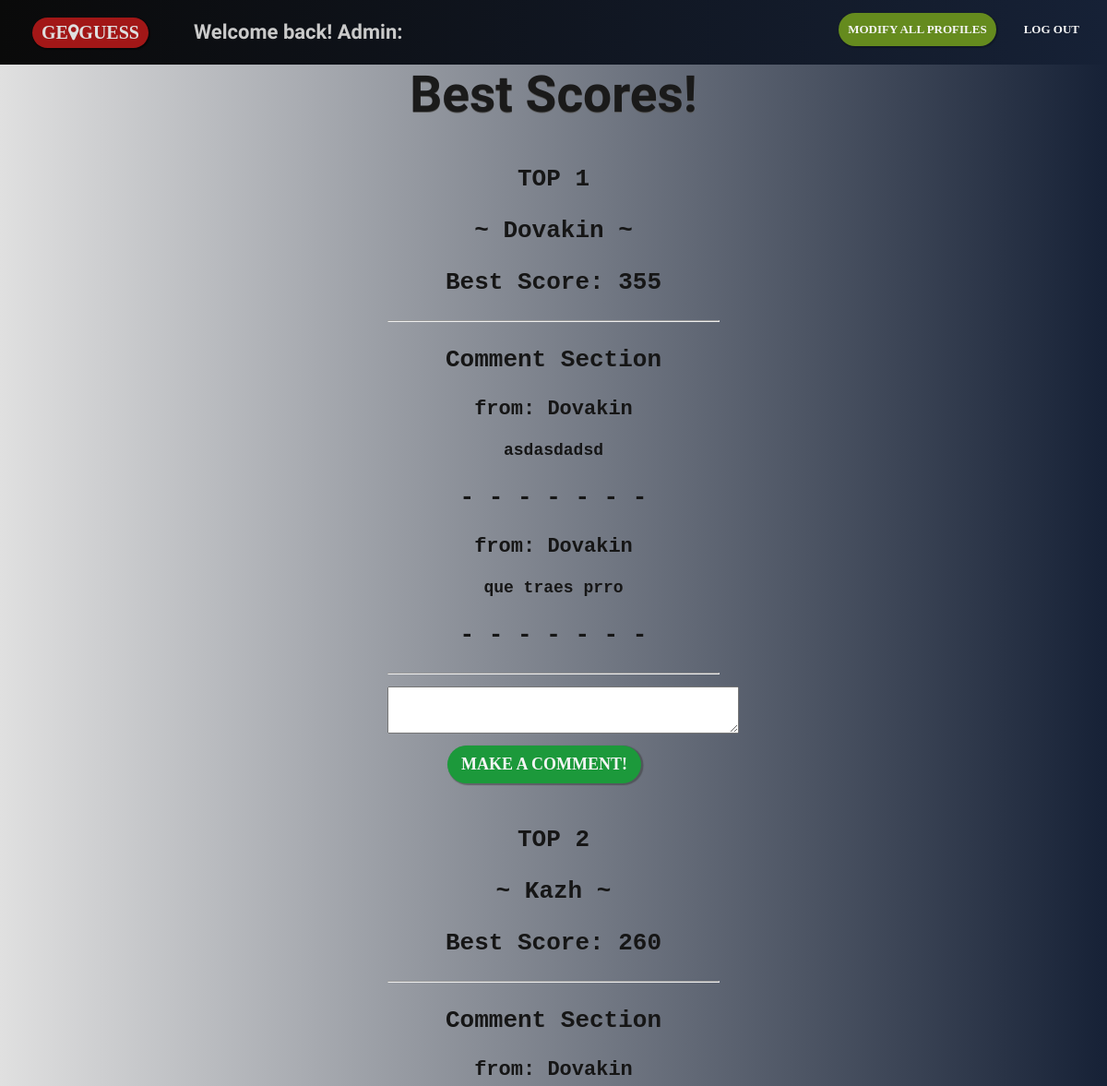
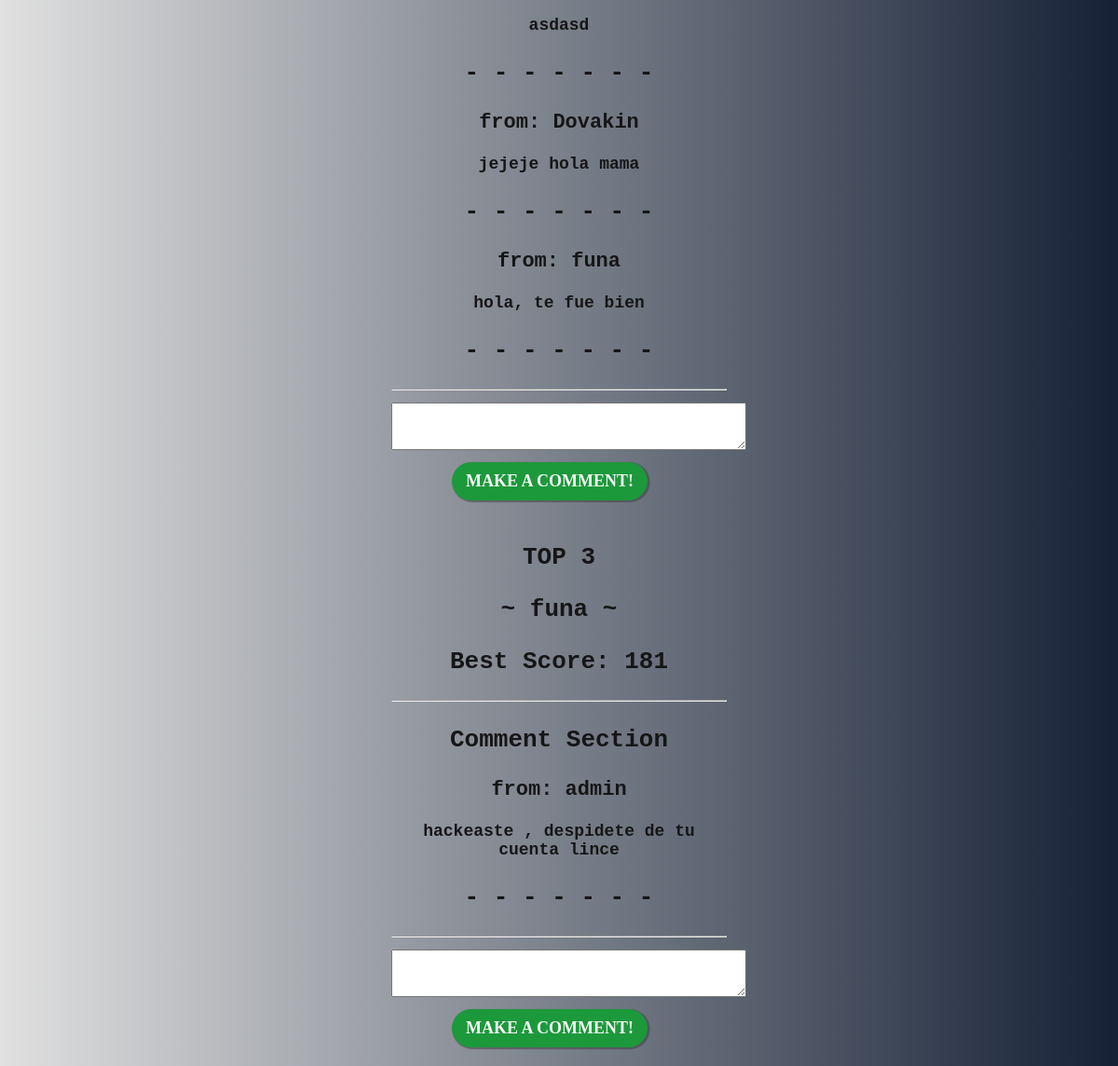
Screenshot of /BestScores.php with the database file from the repository (2 pictures, top to bottom).
### tables this page shows
CREATE TABLE IF NOT EXISTS `usuarios` (
  `idUsuario` int(11) NOT NULL AUTO_INCREMENT,
  `Nombre` varchar(20) NOT NULL,
  `Alias` varchar(200) NOT NULL,
  `Pwd` varchar(30) NOT NULL,
  `Rol` varchar(20) NOT NULL,
  `Score` int(11) NOT NULL,
  PRIMARY KEY (`idUsuario`),
  UNIQUE KEY `Nombre` (`Nombre`)
);

CREATE TABLE IF NOT EXISTS `comentarios` (
  `idRecibidor` int(11) NOT NULL,
  `Texto` varchar(200) NOT NULL,
  `Enviador` varchar(200) NOT NULL
);

### BestScores.php (the view, shortened to what this page needs)
<?php
    $conn=conectarBD();
    $first = array( "id" => 0,
                    "score" => 0,
                    "alias" => "");
    $second = array( "id" => 0,
                    "score" => 0,
                    "alias" => "");
    $third = array( "id" => 0,
                    "score" => 0,
                    "alias" => "");
    $qry = "select idUsuario, Score, Alias from usuarios";
    $rs = mysql_query($qry, $conn)
        or die ("No fue posible recuperar la informacion de los usuarios.". mysql_error());
    while($datos = mysql_fetch_object($rs))
    {
        if($datos->Score > $first['score'])
        {
            if($first['score']>0)
            {
                $third['id'] = $second['id'];
                $third['alias'] = $second['alias'];
                $third['score'] = $second['score'];
                $second['id'] = $first['id'];
                $second['alias'] = $first['alias'];
                $second['score'] = $first['score'];
            }
            $first['id'] = $datos->idUsuario;
            $first['alias'] = $datos->Alias;
            $first['score'] = $datos->Score;
        }
        else
        {
            if($datos->Score > $second['score'])
            {
                if($second['score']>0)
                {
                    $third['id'] = $second['id'];
                    $third['alias'] = $second['alias'];
                    $third['score'] = $second['score'];
                }
                $second['id'] = $datos->idUsuario;
                $second['alias'] = $datos->Alias;
                $second['score'] = $datos->Score;
            }
            else
            {
                if($datos->Score > $third['score'])
                {
                    $third['id'] = $datos->idUsuario;
                    $third['alias'] = $datos->Alias;
                    $third['score'] = $datos->Score;
                }
            }
        }
    }
?>
<!DOCTYPE html>
<html lang="en">
<head>
    <link rel="stylesheet" href="StylesSigninpage.css">
    <link rel="stylesheet" href="https://cdnjs.cloudflare.com/ajax/libs/font-awesome/4.7.0/css/font-awesome.min.css">
        </head>
        <body>
        <form action="BestScores.php" method="get">
            <div id="headder">
            <a id="logo-main" href="Mainpage.php">ge<i class="fa fa-map-marker"></i>guess </a>
            <?php
                if($usuario->Rol=="General") {
                    echo "<p> Welcome back! User: " . $usuario->Alias . " </p>";
                    echo '<a class="hdrOpt" id="login" href="logout.php">log out</a>';
                    echo '<a class="hdrOpt" id="signup" href="modify.php?idU='.$_SESSION['idU'].'">modify profile</a>';
                }
                else{
                    echo "<p> Welcome back! Admin: " . $usuario->Alias . " </p>";
                    echo '<a class="hdrOpt" id="login" href="logout.php">log out</a>';
                    echo '<a class="hdrOpt" id="signup" href="modifyall.php">modify all profiles</a>';
                }
            ?>
            </div>
            <div id="containerAll">
                <div id="containerLayoutAll">
                    <h2 id="textHeader">Best Scores!</h2>
                    <div id="FormBox">
                        <?php
                        if($first['score'] > 0 )
                        {
                            echo "<p> TOP 1 </p>";
                            echo "<p>~ <b>".$first['alias']."</b> ~</p>";
                            echo "<p> Best Score: <b>".$first['score']."</b></p>";
                            echo "<hr/>";
                            echo "<p> <b>Comment Section</b> </p>";
                            $qry = "select Texto, Enviador from comentarios where idRecibidor = ".$first['id']."";
                            $rs = mysql_query($qry, $conn)
                                or die ("No fue posible recuperar la informacion de los usuarios.". mysql_error());
                            while($coment = mysql_fetch_object($rs))
                            {
                                echo "<p style='font-size:22px;'>from: <b>".$coment->Enviador."</b></p>";
                                echo "<p style='font-size:18px;'> ".$coment->Texto." </p>";
                                echo "<p>- - - - - - - </p>";
                            }
                            echo "<hr/>";
                            echo '<textarea name = "TextFirst" rows = "3"cols = "45"></textarea>';
                            echo '<input id="Aceptbut" type="submit" value="make a comment!">';
                            echo "<br/>";
                            if($second['score'] > 0 )
                            {
                                echo "<p> TOP 2 </p>";
                                echo "<p>~ <b>".$second['alias']."</b> ~</p>";
                                echo "<p> Best Score: <b>".$second['score']."</b></p>";
                                echo "<hr/>";
                                echo "<p> <b>Comment Section</b> </p>";
                                $qry = "select Texto, Enviador from comentarios where idRecibidor = ".$second['id']."";
                                $rs = mysql_query($qry, $conn)
                                    or die ("No fue posible recuperar la informacion de los usuarios.". mysql_error());
                                while($coment = mysql_fetch_object($rs))
                                {
                                    echo "<p style='font-size:22px;'>from: <b>".$coment->Enviador."</b></p>";
                                    echo "<p style='font-size:18px;'> ".$coment->Texto." </p> ";
                                    echo "<p>- - - - - - - </p>";
                                }
                                echo "<hr/>";
                                echo '<textarea name = "TextSecond" rows = "3"cols = "45"></textarea>';
                                echo '<input id="Aceptbut" type="submit" value="make a comment!">';
                                echo "<br/>";
                                if($third['score'] > 0 )
                                {
                                    echo "<p> TOP 3 </p>";
                                    echo "<p>~ <b>".$third['alias']."</b> ~</p>";
                                    echo "<p> Best Score: <b>".$third['score']."</b></p>";
                                    echo "<hr/>";
                                    echo "<p> <b>Comment Section</b> </p>";
                                    $qry = "select Texto, Enviador from comentarios where idRecibidor = ".$third['id']."";
                                    $rs = mysql_query($qry, $conn)
                                        or die ("No fue posible recuperar la informacion de los usuarios.". mysql_error());
                                    while($coment = mysql_fetch_object($rs))
                                    {
                                        echo "<p style='font-size:22px;'>from: <b>".$coment->Enviador."</b></p>";
                                        echo "<p style='font-size:18px;'> ".$coment->Texto." </p>";
                                        echo "<p>- - - - - - - </p>";
                                    }
                                    echo "<hr/>";
                                    echo '<textarea name = "TextThird" rows = "3"cols = "45"></textarea>';
                                    echo '<input id="Aceptbut" type="submit" value="make a comment!">';
                                    echo "<br/>";
                                }
                            }
                        }
                        ?>
                    </div>
                </div>
            </div>
        </form>
        </body>
</html>

### StylesSigninpage.css (style rules this page uses)
body { margin: 0px; padding: 0px; }
#headder { width: 100%; height: 70px; overflow: hidden; background: linear-gradient(to right,rgb(10, 10, 10), rgb(22, 33, 54)); position: fixed; top: 0px; z-index: 1; }
#headder p { font-size: 22px; font-family: Sofia; color: rgb(202, 202, 202); font-weight: bold; display: inline-block; padding-left: 30px; }
#logo-main { margin: 15px; margin-top: 17px; margin-left: 35px; text-decoration: none; display: inline-block; font-family: Verdana; text-transform: uppercase; font-weight: bold; padding: 5px; padding-left: 10px; padding-right: 10px; background-color: rgba(170, 24, 24, 0.95); box-shadow: 1px 1px 1px 1px rgba(0, 0, 0, 0.466); color: rgb(223, 223, 223); font-size: 20px; border-radius: 80px; transition: all 0.4s; }
.hdrOpt { float: right; margin: 20px; margin-left: 0px; margin-top: 14px; font-size: 13px; font-family: Verdana; text-transform: uppercase; font-weight: bold; text-decoration: none; color: whitesmoke; padding: 10px; border-radius: 40px; transition: all 0.4s; }
#signup { background-color: rgb(101, 139, 30); box-shadow: 1px 1px 1px 1px rgba(0, 0, 0, 0.205); }
#FormBox { margin: 0 auto; font-size: 26px; font-family: Courier New, Courier, monospace; font-weight: bold; color: rgb(22, 22, 22); }
#textHeader { font-family: 'Sofia'; font-size: 55px; font-weight: bold; color: rgb(26, 26, 26); text-shadow:0px 1px #5a5a5a; cursor: pointer; transition: all 0.4s; }
#Aceptbut { margin: 20px; margin-left: 0px; margin-top: 5px; border: 0px; font-size: 18px; font-family: Verdana; text-transform: uppercase; font-weight: bold; text-decoration: none; color: whitesmoke; background: #1c993b; box-shadow: 1.5px 1px 1px 1px #3636367a; padding: 10px; padding-left: 15px; padding-right: 15px; border-radius: 40px; transition: all 0.4s; cursor: pointer; }

### BestScores.php (style rules this page uses)
#containerAll { width: 100%; height: auto; position: relative; top: 24px; background: linear-gradient(to right,rgb(224, 224, 224), rgb(22, 33, 54)); }
#containerLayoutAll { width: 30%; height: auto; text-align: center; margin: 0 auto; position: relative; top: 0px; }

### rows the page displays
usuarios: Alias "Dovakin", Score "355"
comentarios: Enviador "Dovakin", Texto "asdasdadsd"
comentarios: Enviador "Dovakin", Texto "que traes prro"
usuarios: Alias "Kazh", Score "260"
comentarios: Enviador "Dovakin", Texto "asdasd"
comentarios: Enviador "Dovakin", Texto "jejeje hola mama"
comentarios: Enviador "funa", Texto "hola, te fue bien"
usuarios: Alias "funa", Score "181"
comentarios: Enviador "admin", Texto "hackeaste , despidete de tu cuenta lince"
